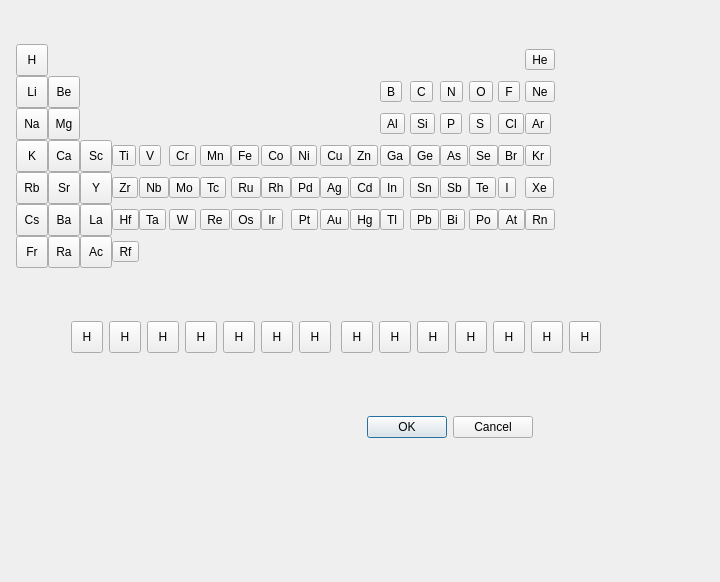
<ui version="4.0" >
 <author></author>
 <comment></comment>
 <exportmacro></exportmacro>
 <class>PeriodicTable</class>
 <widget class="QDialog" name="PeriodicTable" >
  <property name="geometry" >
   <rect>
    <x>0</x>
    <y>0</y>
    <width>720</width>
    <height>582</height>
   </rect>
  </property>
  <property name="windowTitle" >
   <string>Select Atom</string>
  </property>
  <widget class="QWidget" name="layoutWidget" >
   <property name="geometry" >
    <rect>
     <x>90</x>
     <y>410</y>
     <width>443</width>
     <height>34</height>
    </rect>
   </property>
   <layout class="QHBoxLayout" >
    <property name="margin" >
     <number>0</number>
    </property>
    <property name="spacing" >
     <number>6</number>
    </property>
    <item>
     <spacer>
      <property name="orientation" >
       <enum>Qt::Horizontal</enum>
      </property>
      <property name="sizeHint" >
       <size>
        <width>131</width>
        <height>31</height>
       </size>
      </property>
     </spacer>
    </item>
    <item>
     <widget class="QPushButton" name="okButton" >
      <property name="text" >
       <string>OK</string>
      </property>
     </widget>
    </item>
    <item>
     <widget class="QPushButton" name="cancelButton" >
      <property name="text" >
       <string>Cancel</string>
      </property>
     </widget>
    </item>
   </layout>
  </widget>
  <widget class="QToolButton" name="toolButton_66" >
   <property name="geometry" >
    <rect>
     <x>455</x>
     <y>321</y>
     <width>32</width>
     <height>32</height>
    </rect>
   </property>
   <property name="minimumSize" >
    <size>
     <width>32</width>
     <height>32</height>
    </size>
   </property>
   <property name="text" >
    <string>H</string>
   </property>
  </widget>
  <widget class="QToolButton" name="toolButton_65" >
   <property name="geometry" >
    <rect>
     <x>417</x>
     <y>321</y>
     <width>32</width>
     <height>32</height>
    </rect>
   </property>
   <property name="minimumSize" >
    <size>
     <width>32</width>
     <height>32</height>
    </size>
   </property>
   <property name="text" >
    <string>H</string>
   </property>
  </widget>
  <widget class="QToolButton" name="toolButton_56" >
   <property name="geometry" >
    <rect>
     <x>379</x>
     <y>321</y>
     <width>32</width>
     <height>32</height>
    </rect>
   </property>
   <property name="minimumSize" >
    <size>
     <width>32</width>
     <height>32</height>
    </size>
   </property>
   <property name="text" >
    <string>H</string>
   </property>
  </widget>
  <widget class="QToolButton" name="toolButton_85" >
   <property name="geometry" >
    <rect>
     <x>531</x>
     <y>321</y>
     <width>32</width>
     <height>32</height>
    </rect>
   </property>
   <property name="minimumSize" >
    <size>
     <width>32</width>
     <height>32</height>
    </size>
   </property>
   <property name="text" >
    <string>H</string>
   </property>
  </widget>
  <widget class="QToolButton" name="toolButton_88" >
   <property name="geometry" >
    <rect>
     <x>569</x>
     <y>321</y>
     <width>32</width>
     <height>32</height>
    </rect>
   </property>
   <property name="minimumSize" >
    <size>
     <width>32</width>
     <height>32</height>
    </size>
   </property>
   <property name="text" >
    <string>H</string>
   </property>
  </widget>
  <widget class="QToolButton" name="toolButton_75" >
   <property name="geometry" >
    <rect>
     <x>493</x>
     <y>321</y>
     <width>32</width>
     <height>32</height>
    </rect>
   </property>
   <property name="minimumSize" >
    <size>
     <width>32</width>
     <height>32</height>
    </size>
   </property>
   <property name="text" >
    <string>H</string>
   </property>
  </widget>
  <widget class="QToolButton" name="toolButton_53" >
   <property name="geometry" >
    <rect>
     <x>341</x>
     <y>321</y>
     <width>32</width>
     <height>32</height>
    </rect>
   </property>
   <property name="minimumSize" >
    <size>
     <width>32</width>
     <height>32</height>
    </size>
   </property>
   <property name="text" >
    <string>H</string>
   </property>
  </widget>
  <widget class="QToolButton" name="toolButton_37" >
   <property name="geometry" >
    <rect>
     <x>185</x>
     <y>321</y>
     <width>32</width>
     <height>32</height>
    </rect>
   </property>
   <property name="minimumSize" >
    <size>
     <width>32</width>
     <height>32</height>
    </size>
   </property>
   <property name="text" >
    <string>H</string>
   </property>
  </widget>
  <widget class="QToolButton" name="toolButton_33" >
   <property name="geometry" >
    <rect>
     <x>147</x>
     <y>321</y>
     <width>32</width>
     <height>32</height>
    </rect>
   </property>
   <property name="minimumSize" >
    <size>
     <width>32</width>
     <height>32</height>
    </size>
   </property>
   <property name="text" >
    <string>H</string>
   </property>
  </widget>
  <widget class="QToolButton" name="toolButton_45" >
   <property name="geometry" >
    <rect>
     <x>261</x>
     <y>321</y>
     <width>32</width>
     <height>32</height>
    </rect>
   </property>
   <property name="minimumSize" >
    <size>
     <width>32</width>
     <height>32</height>
    </size>
   </property>
   <property name="text" >
    <string>H</string>
   </property>
  </widget>
  <widget class="QToolButton" name="toolButton_49" >
   <property name="geometry" >
    <rect>
     <x>299</x>
     <y>321</y>
     <width>32</width>
     <height>32</height>
    </rect>
   </property>
   <property name="minimumSize" >
    <size>
     <width>32</width>
     <height>32</height>
    </size>
   </property>
   <property name="text" >
    <string>H</string>
   </property>
  </widget>
  <widget class="QToolButton" name="toolButton_30" >
   <property name="geometry" >
    <rect>
     <x>109</x>
     <y>321</y>
     <width>32</width>
     <height>32</height>
    </rect>
   </property>
   <property name="minimumSize" >
    <size>
     <width>32</width>
     <height>32</height>
    </size>
   </property>
   <property name="text" >
    <string>H</string>
   </property>
  </widget>
  <widget class="QToolButton" name="toolButton_26" >
   <property name="geometry" >
    <rect>
     <x>71</x>
     <y>321</y>
     <width>32</width>
     <height>32</height>
    </rect>
   </property>
   <property name="minimumSize" >
    <size>
     <width>32</width>
     <height>32</height>
    </size>
   </property>
   <property name="text" >
    <string>H</string>
   </property>
  </widget>
  <widget class="QToolButton" name="toolButton_40" >
   <property name="geometry" >
    <rect>
     <x>223</x>
     <y>321</y>
     <width>32</width>
     <height>32</height>
    </rect>
   </property>
   <property name="minimumSize" >
    <size>
     <width>32</width>
     <height>32</height>
    </size>
   </property>
   <property name="text" >
    <string>H</string>
   </property>
  </widget>
  <widget class="QWidget" name="" >
   <property name="geometry" >
    <rect>
     <x>16</x>
     <y>44</y>
     <width>551</width>
     <height>226</height>
    </rect>
   </property>
   <layout class="QGridLayout" >
    <property name="margin" >
     <number>0</number>
    </property>
    <property name="spacing" >
     <number>0</number>
    </property>
    <item row="4" column="10" >
     <widget class="QToolButton" name="toolButton_51" >
      <property name="text" >
       <string>Ag</string>
      </property>
     </widget>
    </item>
    <item row="3" column="3" >
     <widget class="QToolButton" name="toolButton_24" >
      <property name="text" >
       <string>Ti</string>
      </property>
     </widget>
    </item>
    <item row="3" column="7" >
     <widget class="QToolButton" name="toolButton_36" >
      <property name="text" >
       <string>Fe</string>
      </property>
     </widget>
    </item>
    <item row="0" column="0" >
     <widget class="QToolButton" name="toolButton" >
      <property name="minimumSize" >
       <size>
        <width>32</width>
        <height>32</height>
       </size>
      </property>
      <property name="text" >
       <string>H</string>
      </property>
     </widget>
    </item>
    <item row="5" column="8" >
     <widget class="QToolButton" name="toolButton_43" >
      <property name="text" >
       <string>Ir</string>
      </property>
     </widget>
    </item>
    <item row="5" column="3" >
     <widget class="QToolButton" name="toolButton_17" >
      <property name="text" >
       <string>Hf</string>
      </property>
     </widget>
    </item>
    <item row="4" column="7" >
     <widget class="QToolButton" name="toolButton_39" >
      <property name="text" >
       <string>Ru</string>
      </property>
     </widget>
    </item>
    <item row="1" column="1" >
     <widget class="QToolButton" name="toolButton_13" >
      <property name="minimumSize" >
       <size>
        <width>32</width>
        <height>32</height>
       </size>
      </property>
      <property name="text" >
       <string>Be</string>
      </property>
     </widget>
    </item>
    <item row="5" column="0" >
     <widget class="QToolButton" name="toolButton_6" >
      <property name="minimumSize" >
       <size>
        <width>32</width>
        <height>32</height>
       </size>
      </property>
      <property name="text" >
       <string>Cs</string>
      </property>
     </widget>
    </item>
    <item row="1" column="0" >
     <widget class="QToolButton" name="toolButton_2" >
      <property name="minimumSize" >
       <size>
        <width>32</width>
        <height>32</height>
       </size>
      </property>
      <property name="text" >
       <string>Li</string>
      </property>
     </widget>
    </item>
    <item row="3" column="16" >
     <widget class="QToolButton" name="toolButton_89" >
      <property name="text" >
       <string>Br</string>
      </property>
     </widget>
    </item>
    <item row="4" column="13" >
     <widget class="QToolButton" name="toolButton_60" >
      <property name="text" >
       <string>Sn</string>
      </property>
     </widget>
    </item>
    <item row="4" column="5" >
     <widget class="QToolButton" name="toolButton_31" >
      <property name="text" >
       <string>Mo</string>
      </property>
     </widget>
    </item>
    <item row="2" column="13" >
     <widget class="QToolButton" name="toolButton_63" >
      <property name="text" >
       <string>Si</string>
      </property>
     </widget>
    </item>
    <item row="5" column="7" >
     <widget class="QToolButton" name="toolButton_38" >
      <property name="text" >
       <string>Os</string>
      </property>
     </widget>
    </item>
    <item row="2" column="15" >
     <widget class="QToolButton" name="toolButton_76" >
      <property name="text" >
       <string>S</string>
      </property>
     </widget>
    </item>
    <item row="3" column="14" >
     <widget class="QToolButton" name="toolButton_67" >
      <property name="text" >
       <string>As</string>
      </property>
     </widget>
    </item>
    <item row="4" column="14" >
     <widget class="QToolButton" name="toolButton_69" >
      <property name="text" >
       <string>Sb</string>
      </property>
     </widget>
    </item>
    <item row="6" column="2" >
     <widget class="QToolButton" name="toolButton_19" >
      <property name="minimumSize" >
       <size>
        <width>32</width>
        <height>32</height>
       </size>
      </property>
      <property name="text" >
       <string>Ac</string>
      </property>
     </widget>
    </item>
    <item row="4" column="16" >
     <widget class="QToolButton" name="toolButton_81" >
      <property name="text" >
       <string>I</string>
      </property>
     </widget>
    </item>
    <item row="4" column="0" >
     <widget class="QToolButton" name="toolButton_5" >
      <property name="minimumSize" >
       <size>
        <width>32</width>
        <height>32</height>
       </size>
      </property>
      <property name="text" >
       <string>Rb</string>
      </property>
     </widget>
    </item>
    <item row="4" column="9" >
     <widget class="QToolButton" name="toolButton_44" >
      <property name="text" >
       <string>Pd</string>
      </property>
     </widget>
    </item>
    <item row="6" column="0" >
     <widget class="QToolButton" name="toolButton_7" >
      <property name="minimumSize" >
       <size>
        <width>32</width>
        <height>32</height>
       </size>
      </property>
      <property name="text" >
       <string>Fr</string>
      </property>
     </widget>
    </item>
    <item row="3" column="9" >
     <widget class="QToolButton" name="toolButton_47" >
      <property name="text" >
       <string>Ni</string>
      </property>
     </widget>
    </item>
    <item row="5" column="15" >
     <widget class="QToolButton" name="toolButton_74" >
      <property name="text" >
       <string>Po</string>
      </property>
     </widget>
    </item>
    <item row="3" column="4" >
     <widget class="QToolButton" name="toolButton_25" >
      <property name="text" >
       <string>V</string>
      </property>
     </widget>
    </item>
    <item row="2" column="16" >
     <widget class="QToolButton" name="toolButton_87" >
      <property name="text" >
       <string>Cl</string>
      </property>
     </widget>
    </item>
    <item row="1" column="14" >
     <widget class="QToolButton" name="toolButton_68" >
      <property name="text" >
       <string>N</string>
      </property>
     </widget>
    </item>
    <item row="5" column="10" >
     <widget class="QToolButton" name="toolButton_50" >
      <property name="text" >
       <string>Au</string>
      </property>
     </widget>
    </item>
    <item row="5" column="4" >
     <widget class="QToolButton" name="toolButton_18" >
      <property name="text" >
       <string>Ta</string>
      </property>
     </widget>
    </item>
    <item row="6" column="1" >
     <widget class="QToolButton" name="toolButton_9" >
      <property name="minimumSize" >
       <size>
        <width>32</width>
        <height>32</height>
       </size>
      </property>
      <property name="text" >
       <string>Ra</string>
      </property>
     </widget>
    </item>
    <item row="1" column="13" >
     <widget class="QToolButton" name="toolButton_62" >
      <property name="text" >
       <string>C</string>
      </property>
     </widget>
    </item>
    <item row="2" column="12" >
     <widget class="QToolButton" name="toolButton_10" >
      <property name="text" >
       <string>Al</string>
      </property>
     </widget>
    </item>
    <item row="3" column="8" >
     <widget class="QToolButton" name="toolButton_42" >
      <property name="text" >
       <string>Co</string>
      </property>
     </widget>
    </item>
    <item row="3" column="6" >
     <widget class="QToolButton" name="toolButton_35" >
      <property name="text" >
       <string>Mn</string>
      </property>
     </widget>
    </item>
    <item row="6" column="3" >
     <widget class="QToolButton" name="toolButton_22" >
      <property name="text" >
       <string>Rf</string>
      </property>
     </widget>
    </item>
    <item row="5" column="5" >
     <widget class="QToolButton" name="toolButton_28" >
      <property name="text" >
       <string>W</string>
      </property>
     </widget>
    </item>
    <item row="5" column="13" >
     <widget class="QToolButton" name="toolButton_64" >
      <property name="text" >
       <string>Pb</string>
      </property>
     </widget>
    </item>
    <item row="5" column="6" >
     <widget class="QToolButton" name="toolButton_34" >
      <property name="text" >
       <string>Re</string>
      </property>
     </widget>
    </item>
    <item row="5" column="17" >
     <widget class="QToolButton" name="toolButton_86" >
      <property name="text" >
       <string>Rn</string>
      </property>
     </widget>
    </item>
    <item row="3" column="1" >
     <widget class="QToolButton" name="toolButton_14" >
      <property name="minimumSize" >
       <size>
        <width>32</width>
        <height>32</height>
       </size>
      </property>
      <property name="text" >
       <string>Ca</string>
      </property>
     </widget>
    </item>
    <item row="5" column="11" >
     <widget class="QToolButton" name="toolButton_52" >
      <property name="text" >
       <string>Hg</string>
      </property>
     </widget>
    </item>
    <item row="1" column="15" >
     <widget class="QToolButton" name="toolButton_72" >
      <property name="text" >
       <string>O</string>
      </property>
     </widget>
    </item>
    <item row="3" column="13" >
     <widget class="QToolButton" name="toolButton_61" >
      <property name="text" >
       <string>Ge</string>
      </property>
     </widget>
    </item>
    <item row="4" column="4" >
     <widget class="QToolButton" name="toolButton_27" >
      <property name="text" >
       <string>Nb</string>
      </property>
     </widget>
    </item>
    <item row="1" column="17" >
     <widget class="QToolButton" name="toolButton_83" >
      <property name="text" >
       <string>Ne</string>
      </property>
     </widget>
    </item>
    <item row="4" column="12" >
     <widget class="QToolButton" name="toolButton_15" >
      <property name="text" >
       <string>In</string>
      </property>
     </widget>
    </item>
    <item row="3" column="11" >
     <widget class="QToolButton" name="toolButton_54" >
      <property name="text" >
       <string>Zn</string>
      </property>
     </widget>
    </item>
    <item row="1" column="16" >
     <widget class="QToolButton" name="toolButton_78" >
      <property name="text" >
       <string>F</string>
      </property>
     </widget>
    </item>
    <item row="4" column="2" >
     <widget class="QToolButton" name="toolButton_20" >
      <property name="minimumSize" >
       <size>
        <width>32</width>
        <height>32</height>
       </size>
      </property>
      <property name="text" >
       <string>Y</string>
      </property>
     </widget>
    </item>
    <item row="2" column="0" >
     <widget class="QToolButton" name="toolButton_3" >
      <property name="minimumSize" >
       <size>
        <width>32</width>
        <height>32</height>
       </size>
      </property>
      <property name="text" >
       <string>Na</string>
      </property>
     </widget>
    </item>
    <item row="3" column="2" >
     <widget class="QToolButton" name="toolButton_21" >
      <property name="minimumSize" >
       <size>
        <width>32</width>
        <height>32</height>
       </size>
      </property>
      <property name="text" >
       <string>Sc</string>
      </property>
     </widget>
    </item>
    <item row="4" column="1" >
     <widget class="QToolButton" name="toolButton_12" >
      <property name="minimumSize" >
       <size>
        <width>32</width>
        <height>32</height>
       </size>
      </property>
      <property name="text" >
       <string>Sr</string>
      </property>
     </widget>
    </item>
    <item row="4" column="8" >
     <widget class="QToolButton" name="toolButton_41" >
      <property name="text" >
       <string>Rh</string>
      </property>
     </widget>
    </item>
    <item row="3" column="5" >
     <widget class="QToolButton" name="toolButton_29" >
      <property name="text" >
       <string>Cr</string>
      </property>
     </widget>
    </item>
    <item row="5" column="1" >
     <widget class="QToolButton" name="toolButton_11" >
      <property name="minimumSize" >
       <size>
        <width>32</width>
        <height>32</height>
       </size>
      </property>
      <property name="text" >
       <string>Ba</string>
      </property>
     </widget>
    </item>
    <item row="4" column="15" >
     <widget class="QToolButton" name="toolButton_73" >
      <property name="text" >
       <string>Te</string>
      </property>
     </widget>
    </item>
    <item row="2" column="1" >
     <widget class="QToolButton" name="toolButton_8" >
      <property name="minimumSize" >
       <size>
        <width>32</width>
        <height>32</height>
       </size>
      </property>
      <property name="text" >
       <string>Mg</string>
      </property>
     </widget>
    </item>
    <item row="5" column="14" >
     <widget class="QToolButton" name="toolButton_70" >
      <property name="text" >
       <string>Bi</string>
      </property>
     </widget>
    </item>
    <item row="0" column="17" >
     <widget class="QToolButton" name="toolButton_90" >
      <property name="text" >
       <string>He</string>
      </property>
     </widget>
    </item>
    <item row="2" column="14" >
     <widget class="QToolButton" name="toolButton_71" >
      <property name="text" >
       <string>P</string>
      </property>
     </widget>
    </item>
    <item row="5" column="9" >
     <widget class="QToolButton" name="toolButton_46" >
      <property name="text" >
       <string>Pt</string>
      </property>
     </widget>
    </item>
    <item row="2" column="17" >
     <widget class="QToolButton" name="toolButton_79" >
      <property name="text" >
       <string>Ar</string>
      </property>
     </widget>
    </item>
    <item row="4" column="3" >
     <widget class="QToolButton" name="toolButton_23" >
      <property name="text" >
       <string>Zr</string>
      </property>
     </widget>
    </item>
    <item row="3" column="12" >
     <widget class="QToolButton" name="toolButton_58" >
      <property name="text" >
       <string>Ga</string>
      </property>
     </widget>
    </item>
    <item row="5" column="2" >
     <widget class="QToolButton" name="toolButton_16" >
      <property name="minimumSize" >
       <size>
        <width>32</width>
        <height>32</height>
       </size>
      </property>
      <property name="text" >
       <string>La</string>
      </property>
     </widget>
    </item>
    <item row="5" column="12" >
     <widget class="QToolButton" name="toolButton_59" >
      <property name="text" >
       <string>Tl</string>
      </property>
     </widget>
    </item>
    <item row="1" column="12" >
     <widget class="QToolButton" name="toolButton_57" >
      <property name="text" >
       <string>B</string>
      </property>
     </widget>
    </item>
    <item row="5" column="16" >
     <widget class="QToolButton" name="toolButton_84" >
      <property name="text" >
       <string>At</string>
      </property>
     </widget>
    </item>
    <item row="3" column="15" >
     <widget class="QToolButton" name="toolButton_77" >
      <property name="text" >
       <string>Se</string>
      </property>
     </widget>
    </item>
    <item row="4" column="11" >
     <widget class="QToolButton" name="toolButton_55" >
      <property name="text" >
       <string>Cd</string>
      </property>
     </widget>
    </item>
    <item row="4" column="6" >
     <widget class="QToolButton" name="toolButton_32" >
      <property name="text" >
       <string>Tc</string>
      </property>
     </widget>
    </item>
    <item row="3" column="10" >
     <widget class="QToolButton" name="toolButton_48" >
      <property name="text" >
       <string>Cu</string>
      </property>
     </widget>
    </item>
    <item row="3" column="17" >
     <widget class="QToolButton" name="toolButton_82" >
      <property name="text" >
       <string>Kr</string>
      </property>
     </widget>
    </item>
    <item row="3" column="0" >
     <widget class="QToolButton" name="toolButton_4" >
      <property name="minimumSize" >
       <size>
        <width>32</width>
        <height>32</height>
       </size>
      </property>
      <property name="text" >
       <string>K</string>
      </property>
     </widget>
    </item>
    <item row="4" column="17" >
     <widget class="QToolButton" name="toolButton_80" >
      <property name="text" >
       <string>Xe</string>
      </property>
     </widget>
    </item>
   </layout>
  </widget>
 </widget>
 <pixmapfunction></pixmapfunction>
 <tabstops>
  <tabstop>toolButton</tabstop>
  <tabstop>toolButton_9</tabstop>
  <tabstop>toolButton_2</tabstop>
  <tabstop>toolButton_13</tabstop>
  <tabstop>toolButton_10</tabstop>
  <tabstop>toolButton_62</tabstop>
  <tabstop>toolButton_68</tabstop>
  <tabstop>toolButton_72</tabstop>
  <tabstop>toolButton_78</tabstop>
  <tabstop>toolButton_83</tabstop>
  <tabstop>toolButton_12</tabstop>
  <tabstop>toolButton_8</tabstop>
  <tabstop>toolButton_63</tabstop>
  <tabstop>toolButton_14</tabstop>
  <tabstop>toolButton_11</tabstop>
  <tabstop>toolButton_16</tabstop>
  <tabstop>toolButton_19</tabstop>
  <tabstop>toolButton_20</tabstop>
  <tabstop>toolButton_21</tabstop>
  <tabstop>toolButton_22</tabstop>
  <tabstop>toolButton_23</tabstop>
  <tabstop>toolButton_24</tabstop>
  <tabstop>toolButton_17</tabstop>
  <tabstop>toolButton_25</tabstop>
  <tabstop>toolButton_18</tabstop>
  <tabstop>toolButton_27</tabstop>
  <tabstop>toolButton_28</tabstop>
  <tabstop>toolButton_29</tabstop>
  <tabstop>toolButton_31</tabstop>
  <tabstop>toolButton_32</tabstop>
  <tabstop>toolButton_34</tabstop>
  <tabstop>toolButton_35</tabstop>
  <tabstop>toolButton_36</tabstop>
  <tabstop>toolButton_38</tabstop>
  <tabstop>toolButton_39</tabstop>
  <tabstop>toolButton_41</tabstop>
  <tabstop>toolButton_42</tabstop>
  <tabstop>toolButton_43</tabstop>
  <tabstop>toolButton_44</tabstop>
  <tabstop>toolButton_46</tabstop>
  <tabstop>toolButton_47</tabstop>
  <tabstop>toolButton_48</tabstop>
  <tabstop>toolButton_50</tabstop>
  <tabstop>toolButton_51</tabstop>
  <tabstop>toolButton_52</tabstop>
  <tabstop>toolButton_54</tabstop>
  <tabstop>toolButton_55</tabstop>
  <tabstop>toolButton_15</tabstop>
  <tabstop>toolButton_3</tabstop>
  <tabstop>toolButton_57</tabstop>
  <tabstop>toolButton_58</tabstop>
  <tabstop>toolButton_59</tabstop>
  <tabstop>toolButton_60</tabstop>
  <tabstop>toolButton_61</tabstop>
  <tabstop>toolButton_4</tabstop>
  <tabstop>okButton</tabstop>
  <tabstop>toolButton_64</tabstop>
  <tabstop>toolButton_67</tabstop>
  <tabstop>toolButton_5</tabstop>
  <tabstop>toolButton_69</tabstop>
  <tabstop>toolButton_70</tabstop>
  <tabstop>toolButton_71</tabstop>
  <tabstop>toolButton_6</tabstop>
  <tabstop>toolButton_73</tabstop>
  <tabstop>toolButton_74</tabstop>
  <tabstop>toolButton_76</tabstop>
  <tabstop>toolButton_77</tabstop>
  <tabstop>toolButton_7</tabstop>
  <tabstop>toolButton_79</tabstop>
  <tabstop>toolButton_80</tabstop>
  <tabstop>toolButton_81</tabstop>
  <tabstop>toolButton_82</tabstop>
  <tabstop>cancelButton</tabstop>
  <tabstop>toolButton_84</tabstop>
  <tabstop>toolButton_86</tabstop>
  <tabstop>toolButton_87</tabstop>
  <tabstop>toolButton_89</tabstop>
  <tabstop>toolButton_90</tabstop>
 </tabstops>
 <resources/>
 <connections>
  <connection>
   <sender>okButton</sender>
   <signal>clicked()</signal>
   <receiver>PeriodicTable</receiver>
   <slot>accept()</slot>
   <hints>
    <hint type="sourcelabel" >
     <x>484</x>
     <y>503</y>
    </hint>
    <hint type="destinationlabel" >
     <x>96</x>
     <y>254</y>
    </hint>
   </hints>
  </connection>
  <connection>
   <sender>cancelButton</sender>
   <signal>clicked()</signal>
   <receiver>PeriodicTable</receiver>
   <slot>reject()</slot>
   <hints>
    <hint type="sourcelabel" >
     <x>571</x>
     <y>503</y>
    </hint>
    <hint type="destinationlabel" >
     <x>179</x>
     <y>282</y>
    </hint>
   </hints>
  </connection>
 </connections>
</ui>
